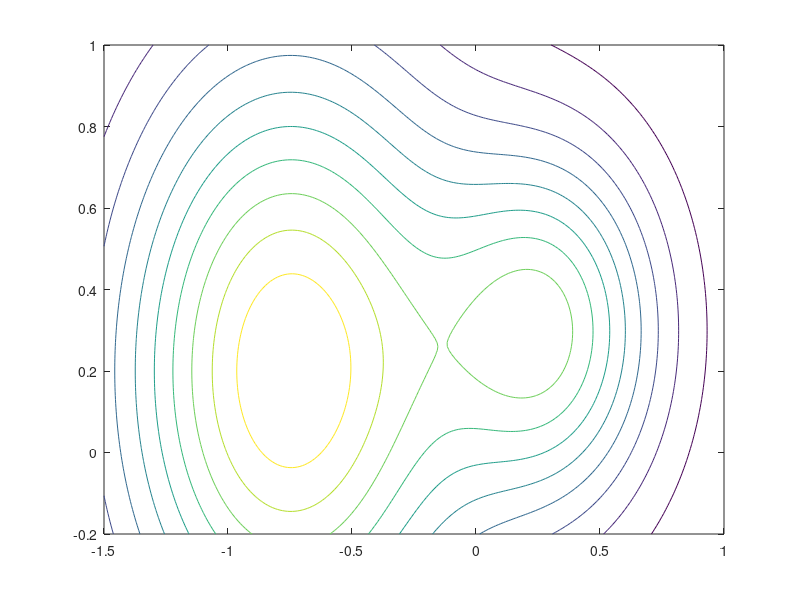

Reproduce this figure in MATLAB.
% ECE471/571 project 1
% How to estimate two-modal Gaussian
% 
% Assume you've already run "plotsynth.m"

%
clear all;

% following is the estimate from class 0, the red samples
% if you've used the plotsynth.m to plot the samples from the training set
d = 2;    % two-dimensional
mu1 = [-0.75; 0.2];
mu2 = [0.3; 0.3];
S1 = [0.25 0; 0 0.3];
S2 = [0.1 0; 0 0.1];
A1 = 0.8;
A2 = 1 - A1;

nr = 1;     % row index
for i=-1.5:0.01:1
  nc = 1;   % column index
  for j=-0.2:0.01:1 
    x = [i;j];
    px1 = A1/((2*pi)^(d/2)*(det(S1))^(1/2)) * exp(-1/2*(x - mu1)'*inv(S1)*(x-mu1));
    px2 = A2/((2*pi)^(d/2)*(det(S2))^(1/2)) * exp(-1/2*(x - mu2)'*inv(S2)*(x-mu2));
    px(nr,nc) = px1 + px2;
    nc = nc + 1;
 end
 nr = nr + 1;
end

[m,n] = size(px);

xindex = repmat([-1.5:0.01:1]',1,n);
yindex = repmat([-0.2:0.01:1],m,1);

contour(xindex,yindex,px);



